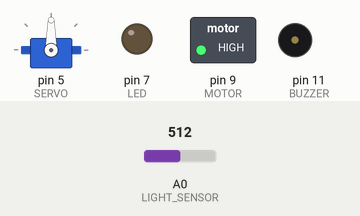
A sketch run on a simulated Arduino Uno, built with avr-gcc and run on an emulated ATmega328P. Parts: servo, switched loads named in the sketch (green lamp = pin HIGH), output pins drawn as LEDs (lit = HIGH), buzzer (waves = sounding). Inputs (shaded band) come from the test bench; at power-on: A0 (LIGHT_SENSOR) = 512.

Above: at 7.2 s.
7.3 s: A0 (LIGHT_SENSOR) set to 716
At 7.9 s:
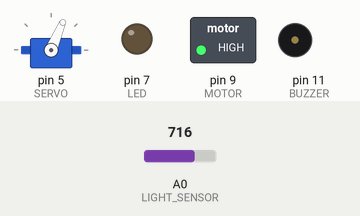
8.9 s: A0 (LIGHT_SENSOR) set to 900
At 10.2 s:
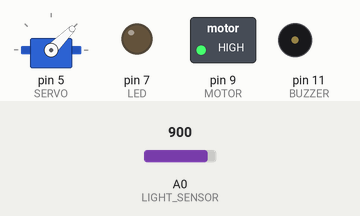
10.5 s: A0 (LIGHT_SENSOR) set to 1023
At 11.6 s:
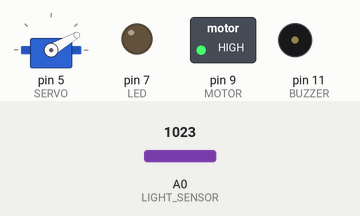
12.1 s: A0 (LIGHT_SENSOR) set to 306
At 12.9 s:
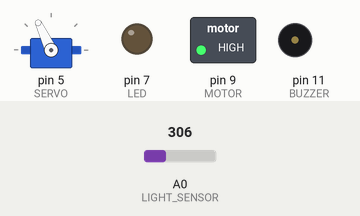
13.7 s: A0 (LIGHT_SENSOR) set to 122
At 14.2 s:
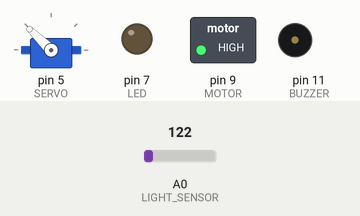
Timing chart, 0 to 31.8 s (numbered marks = the images above; inputs shaded):
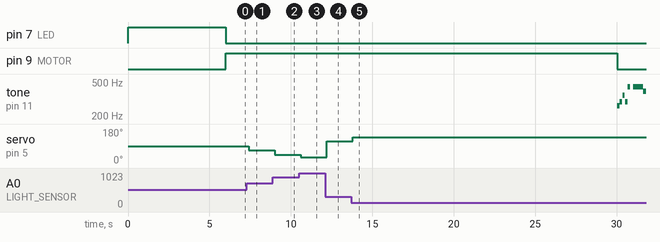

Measured:
- after the input at 7.3 s, servo on pin 5 (SERVO): 90° → 67° after 0.10 s
- after the input at 8.9 s, servo on pin 5 (SERVO): 67° → 45° after 0.10 s
- after the input at 10.5 s, servo on pin 5 (SERVO): 45° → 30° after 0.11 s
- after the input at 12.1 s, servo on pin 5 (SERVO): 30° → 115° after 0.11 s
- after the input at 13.7 s, servo on pin 5 (SERVO): 115° → 136° after 0.11 s
- by itself, tone on pin 11 (BUZZER): plays 262 Hz for 0.15 s, 294 Hz for 0.15 s, 349 Hz for 0.15 s, 294 Hz for 0.15 s, 440 Hz for 0.15 s, 440 Hz for 0.60 s … (7 notes in this stretch)

The sketch:

robot.ino
```cpp
// digital/PWM
#define MOTOR 9
#define LED 7
#define SERVO 5
#define BUZZER 11

const int songLength = 18;
const char notes[] = "cdfda ag cdfdg gf ";

const int beats[] = {1,1,1,1,1,1,4,4,2,1,1,1,1,1,1,4,4,2};

const int tempo = 150;

// analog:
#define LIGHT_SENSOR 0

#include <Servo.h>

volatile int left = 0;
volatile int right = 1023;

boolean songPlayed = false;

Servo steering;

void setup()
{
  Serial.begin(9600);

  pinMode(MOTOR, OUTPUT);
  pinMode(LED, OUTPUT);
  pinMode(BUZZER, OUTPUT);

  steering.attach(SERVO);

  pinMode(2, INPUT);
  pinMode(3, INPUT);
  attachInterrupt(0, calLeft, FALLING);
  attachInterrupt(1, calRight, FALLING);

  // give some time to calibrate
  digitalWrite(LED, HIGH);
  delay(6000);
  digitalWrite(LED, LOW);
  detachInterrupt(0);
  detachInterrupt(1);

  go();
}

void calLeft()
{
  int sensorValue = analogRead(LIGHT_SENSOR);
  left = sensorValue;
}

void calRight()
{
  int sensorValue = analogRead(LIGHT_SENSOR);
  right = sensorValue;
}

void straight()
{
  steering.write(90);
}

void turn(int deg)
{
  deg = 90 - deg;
  deg = constrain(deg, 30, 150);
  steering.write(deg);
}

void go()
{
  digitalWrite(MOTOR, HIGH);
}

void stop()
{
  digitalWrite(MOTOR, LOW);
}

void updateDirection()
{
  int sensorValue = analogRead(LIGHT_SENSOR);
  int deg = map(sensorValue, left, right, -60, 60);
  turn(deg);
}

void song()
{
  for (int i = 0; i < songLength; i++)
  {
    int duration = beats[i] * tempo;

    if (notes[i] == ' ')
      delay(duration);
    else
    {
      tone(BUZZER, frequency(notes[i]), duration);
      delay(duration);
    }
    delay(tempo/10);
  }
}

int frequency(char note)
{
   int numNotes = 8;
   char names[] = { 'c', 'd', 'e', 'f', 'g', 'a', 'b', 'C' };
   int frequencies[] = {262, 294, 330, 349, 392, 440, 494, 523};
   for (int i = 0; i < numNotes; i++)
   {
     if (names[i] == note)
       return frequencies[i];
   }
   return 0;
}

void loop()
{
  if (songPlayed)
    return;
  if (millis() > 30000l)
  {
    stop();
    song();
    songPlayed = true;
  }
  else
    updateDirection();
  delay(200);
}
```
